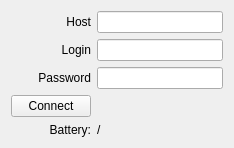
<?xml version="1.0" encoding="UTF-8"?>
<ui version="4.0">
 <class>WindowsDevicePortal</class>
 <widget class="QWidget" name="WindowsDevicePortal">
  <property name="geometry">
   <rect>
    <x>0</x>
    <y>0</y>
    <width>234</width>
    <height>140</height>
   </rect>
  </property>
  <property name="sizePolicy">
   <sizepolicy hsizetype="Minimum" vsizetype="Minimum">
    <horstretch>0</horstretch>
    <verstretch>0</verstretch>
   </sizepolicy>
  </property>
  <property name="minimumSize">
   <size>
    <width>0</width>
    <height>0</height>
   </size>
  </property>
  <property name="windowTitle">
   <string>Form</string>
  </property>
  <layout class="QGridLayout" name="gridLayout">
   <item row="0" column="0">
    <widget class="QLabel" name="hostLabel">
     <property name="text">
      <string>Host</string>
     </property>
     <property name="alignment">
      <set>Qt::AlignRight|Qt::AlignTrailing|Qt::AlignVCenter</set>
     </property>
    </widget>
   </item>
   <item row="0" column="1">
    <widget class="QLineEdit" name="hostInput"/>
   </item>
   <item row="1" column="0">
    <widget class="QLabel" name="loginLabel">
     <property name="text">
      <string>Login</string>
     </property>
     <property name="alignment">
      <set>Qt::AlignRight|Qt::AlignTrailing|Qt::AlignVCenter</set>
     </property>
    </widget>
   </item>
   <item row="1" column="1">
    <widget class="QLineEdit" name="loginInput">
     <property name="autoFillBackground">
      <bool>false</bool>
     </property>
    </widget>
   </item>
   <item row="2" column="0">
    <widget class="QLabel" name="passwordLabel">
     <property name="text">
      <string>Password</string>
     </property>
     <property name="alignment">
      <set>Qt::AlignRight|Qt::AlignTrailing|Qt::AlignVCenter</set>
     </property>
    </widget>
   </item>
   <item row="2" column="1">
    <widget class="QLineEdit" name="passwordInput"/>
   </item>
   <item row="3" column="0">
    <widget class="QPushButton" name="connectButton">
     <property name="text">
      <string>Connect</string>
     </property>
    </widget>
   </item>
   <item row="4" column="0">
    <widget class="QLabel" name="batteryLabel">
     <property name="text">
      <string>Battery:</string>
     </property>
     <property name="alignment">
      <set>Qt::AlignRight|Qt::AlignTop|Qt::AlignTrailing</set>
     </property>
    </widget>
   </item>
   <item row="4" column="1">
    <widget class="QLabel" name="batteryLevel">
     <property name="text">
      <string>/</string>
     </property>
     <property name="alignment">
      <set>Qt::AlignLeading|Qt::AlignLeft|Qt::AlignTop</set>
     </property>
    </widget>
   </item>
  </layout>
 </widget>
 <resources/>
 <connections>
  <connection>
   <sender>connectButton</sender>
   <signal>clicked()</signal>
   <receiver>WindowsDevicePortal</receiver>
   <slot>setupConnection()</slot>
   <hints>
    <hint type="sourcelabel">
     <x>46</x>
     <y>98</y>
    </hint>
    <hint type="destinationlabel">
     <x>116</x>
     <y>69</y>
    </hint>
   </hints>
  </connection>
 </connections>
 <slots>
  <slot>setupConnection()</slot>
 </slots>
</ui>
